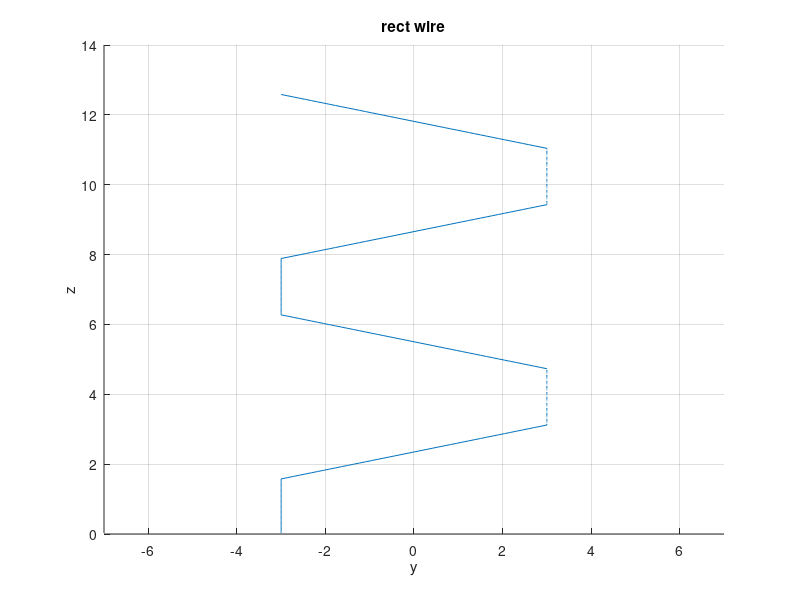

MATLAB code to generate this figure:
clear all; close all; clc;

ra=0.3; ri=0.3; phi=2; N=2; O=1; wT=0.1; h=(1.1)*(2*wT*N);
W0=2; L0=6; 

deltaS = 200; 
helixSTEP = phi*(pi/180);
start=0; fin = N*(2*pi) + helixSTEP/2;
cst_xxx = start:helixSTEP:fin;
cstSize = floor((numel(cst_xxx)/4)/N);

x  = linspace(-W0/2,W0/2,cstSize)';  
xi = linspace(0,W0/2,floor(cstSize/2))';
xc = W0/2*ones(1,cstSize)';

y  = linspace(-L0/2,L0/2,cstSize)';  
yi = L0/2*ones(1,floor(cstSize/2))';
yc = L0/2*ones(1,cstSize)';
%%
% x0 = [x;   xc;        flipud(x);-xc];
% y0 = [-yc; flipud(y); yc;         y];

x0 = [x;xc;-x;-xc];
y0 = [-yc;y;yc;-y];

xS0 = repmat(x0,N,1);
yS0 = repmat(y0,N,1);
zSize = numel(xS0);
zS0 = linspace(start,fin, zSize)';

H1=plot3(xS0,yS0,zS0);
%H=plot(xS0,yS0);
title('rect wire');
xlabel('x'); ylabel('y'); zlabel('z');
xlim([-2 2]); ylim([-7 7]);
view(90,0)
grid on;